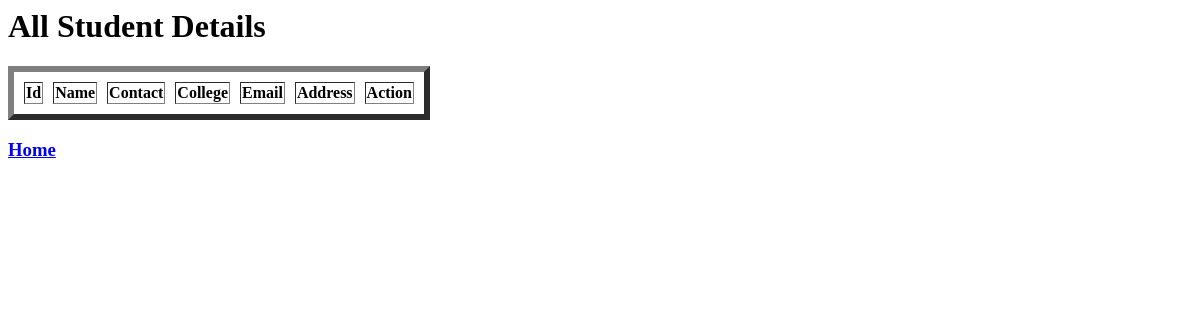
The app's page /studentList, older data.
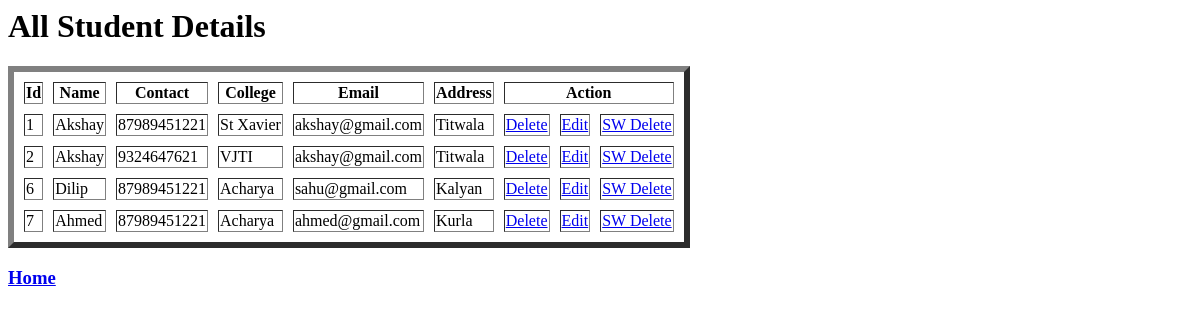
The same page, newer data.
### CBVApp/models.py (models this page shows, shortened)
class Student(models.Model):
    name=models.CharField(max_length=30)
    contact=models.IntegerField()
    college=models.CharField(max_length=30)
    email=models.CharField(max_length=30)
    Address=models.CharField(max_length=300)
    class Meta():
        db_table='Student'

### CBVApp/views.py (the view)
# urls.py: path('studentList',v.StudentList.as_view()),
class StudentList(ListView):
    model=Student
    template_name="studentList.html"

### CBVApp/templates/studentList.html
<h1>All Student Details</h1>
<table cellpading="10" cellspacing="10" border="6">
    <tr>
        <th>Id</th>
        <th>Name</th>
        <th>Contact</th>
        <th>College</th>
        <th>Email</th>
        <th>Address</th>
        <th colspan="3">Action</th>
    </tr>
    {% for i in object_list%}
    <tr>
        <td>{{i.id}}</td>
        <td>{{i.name}}</td>
        <td>{{i.contact}}</td>
        <td>{{i.college}}</td>
        <td>{{i.email}}</td>
        <td>{{i.Address}}</td>
        <td><a href="deleteStudent/{{i.id}}">Delete</a></td>
        <td><a href="editStudent/{{i.id}}">Edit</a></td>
        <td><a href="sdeleteStudent/{{i.id}}">SW Delete</a></td>
    </tr>
    {% endfor%}
</table>
<h3><a href="/">Home</a></h3>

Row changes from the older to the newer data that the page shows:
added Student: id "1", name "Akshay", contact "87989451221", college "St Xavier", email "akshay@gmail.com", Address "Titwala"
added Student: id "2", name "Akshay", contact "9324647621", college "VJTI", email "akshay@gmail.com", Address "Titwala"
added Student: id "6", name "Dilip", contact "87989451221", college "Acharya", email "sahu@gmail.com", Address "Kalyan"
added Student: id "7", name "Ahmed", contact "87989451221", college "Acharya", email "ahmed@gmail.com", Address "Kurla"
